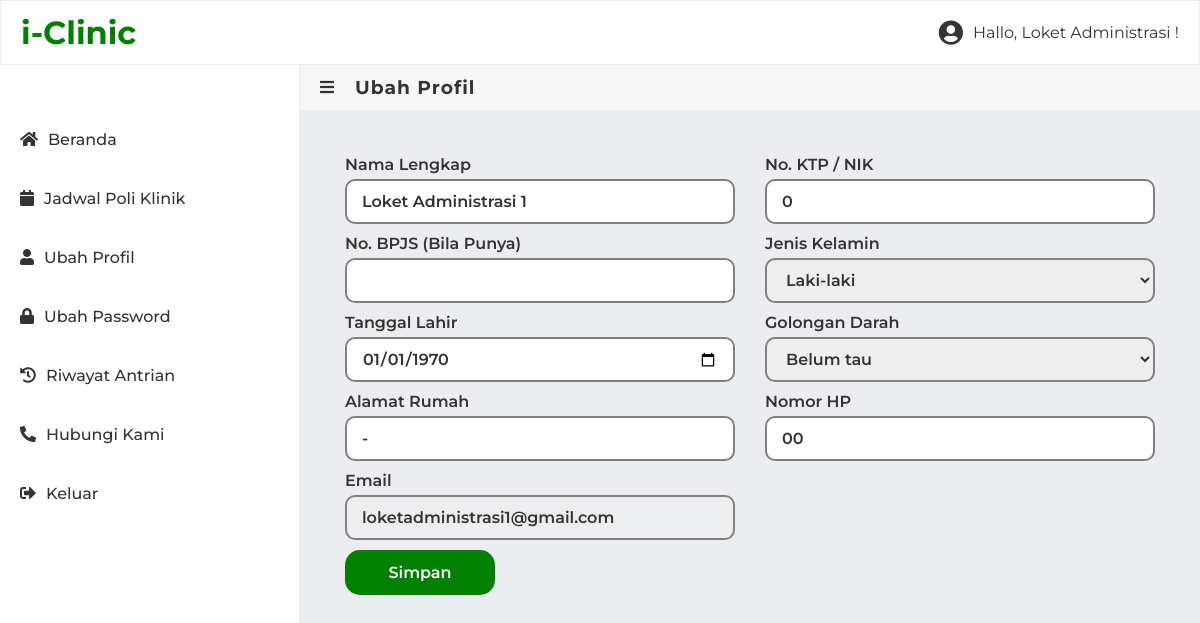
Screenshot of /page/ubah-profil.php (signed in) with the database file from the repository.
### tables this page shows
CREATE TABLE `tb_biodata_user` (
  `id` int(11) NOT NULL,
  `id_akun` int(11) NOT NULL,
  `nama` varchar(50) NOT NULL,
  `nik` bigint(18) NOT NULL,
  `jenis_kelamin` varchar(12) NOT NULL,
  `tanggal_lahir` date NOT NULL,
  `gol_darah` varchar(10) NOT NULL,
  `no_hp` bigint(15) NOT NULL,
  `alamat` varchar(100) NOT NULL,
  `no_bpjs` bigint(25) DEFAULT NULL
);

CREATE TABLE `tb_akun_user` (
  `id` int(11) NOT NULL,
  `email` varchar(50) NOT NULL,
  `password` varchar(255) NOT NULL,
  `user_role` varchar(20) NOT NULL
);

### utility/function.php (called while the page is built, shortened)
<?php
$conn = mysqli_connect("localhost","root","","si_klinik");
    function select($query){
        global $conn;
        $result = mysqli_query($conn,$query);
        $rows = [];
        while($row = mysqli_fetch_assoc($result)){
            $rows[] = $row;
        }
        return $rows;
    }
?>

### page/ubah-profil.php (the view, shortened to what this page needs)
<?php
include "../utility/function.php";
$id_user = $_SESSION['user_id'];
$data_user = select("SELECT tb_biodata_user.*,tb_akun_user.email FROM tb_biodata_user JOIN tb_akun_user ON
                    tb_biodata_user.id_akun = tb_akun_user.id WHERE tb_akun_user.id = $id_user")[0];
?>
<!DOCTYPE html>
<html lang="en">
<head>
    <link rel="stylesheet" href="../src/css/style.css">
    <link rel="stylesheet" href="https://cdnjs.cloudflare.com/ajax/libs/font-awesome/5.15.1/css/all.min.css">
</head>
<body>
<?php require_once '../components/nav-side-bar.php' ?>
    <div class="main">
        <div class="bar">
            <div class="bar-icon">
                <i class="fas fa-bars"></i>
            </div>
            <h3>Ubah Profil</h3>
        </div>
        <div class="content">
            <form action="" method="POST">
                <div class="grid-form">
                    <div class="form-group">
                        <label for="nama_pasien">Nama Lengkap</label>
                        <input type="text" name="nama_pasien" value="<?= $data_user['nama']; ?>" required>
                    </div>
                    <div class="form-group">
                        <label for="nik_nama_pasien">No. KTP / NIK</label>
                        <input type="number" name="nik_pasien" value="<?= $data_user['nik']; ?>" required>
                    </div>
                    <div class="form-group">
                        <label for="nomor_bpjs">No. BPJS (Bila Punya)</label>
                        <input type="number" name="nomor_bpjs" value="<?= $data_user['no_bpjs']; ?>">
                    </div>
                    <div class="form-group">
                        <label for="jenis_kelamin">Jenis Kelamin</label>
                        <select name="jenis_kelamin" id="jenis_kelamin" required>
                            <option value="Laki - laki" <?= $data_user['jenis_kelamin']=="Laki - laki"?'selected':''; ?> >Laki-laki</option>
                        </select>
                    </div>
                    <div class="form-group">
                        <label for="tanggal_lahir">Tanggal Lahir</label>
                        <input type="date" name="tanggal_lahir" value="<?= $data_user['tanggal_lahir']; ?>" required>
                    </div>
                    <div class="form_group">
                        <label for="gol_darah">Golongan Darah</label>
                        <select name="gol_darah" id="gol_darah" required>
                            <option value="Belum Tahu" <?= $data_user['gol_darah']=="Belum Tahu"?'selected':''; ?>>Belum tau</option>
                        </select>
                    </div>
                    <div class="form-group">
                        <label for="alamat">Alamat Rumah</label>
                        <input type="text" class="lebar"name="alamat" value="<?= $data_user['alamat']; ?>" required>
                    </div>
                    <div class="form-group">
                        <label for="no_hp">Nomor HP</label>
                        <input type="number" name="no_hp" value="0<?= $data_user['no_hp']; ?>" required>
                    </div>
                    <div class="form-group">
                        <label for="email">Email</label>
                        <input type="email" value="<?= $data_user['email']; ?>" disabled>
                    </div>
                </div>
                <input type="submit" class="submit-btn" value="Simpan" name="simpan">
            </form>
        </div>
    </div>
</body>
</html>

### src/css/style.css (style rules this page uses)
* { list-style: none; text-decoration: none; box-sizing: border-box; }
body { margin: 0; padding: 0; font-family: 'Montserrat', sans-serif; font-size: 16px; color: #333; }
.main { padding-top: 65px; margin-left: 300px; background-color: #ECEDF0; transition: margin 0.3s ease-out; min-height: 100vh; }
.main .bar { position: fixed; height: 45px; width: 100%; background-color: #F6F6F6; display: flex; align-items: center; letter-spacing: 1px; z-index: 99; }
.bar .bar-icon { margin: 0 20px; cursor: pointer; }
.main .content { padding: 45px; margin-top: 45px; }
.grid-form { display: grid; grid-template-columns: repeat(auto-fit, minmax(300px, 1fr)); gap: 10px 30px; font-weight: 600; margin: auto; }
.form-group { max-width: 100%; }
label { display: block; padding-bottom: 5px; }
input, select { font-size: 16px; font-weight: 600; font-family: 'Montserrat', sans-serif; height: auto; width: 100%; height: 45px; padding: 10px 15px; border: 2px solid gray; border-radius: 10px; color: #333; }
.submit-btn { margin: 10px 0; width: 150px; cursor: pointer; background-color: green; border: none; color: white; border-radius: 15px; }

### rows the page displays
tb_biodata_user: nama_pasien "Loket Administrasi 1", nik_pasien "0", jenis_kelamin "Laki-laki", tanggal_lahir "01/01/1970", gol_darah "Belum tau", alamat "-", no_hp "00", id_akun.email "loketadministrasi1@gmail.com"

### other values shown
$_SESSION['user_name'] "Loket Administrasi"
